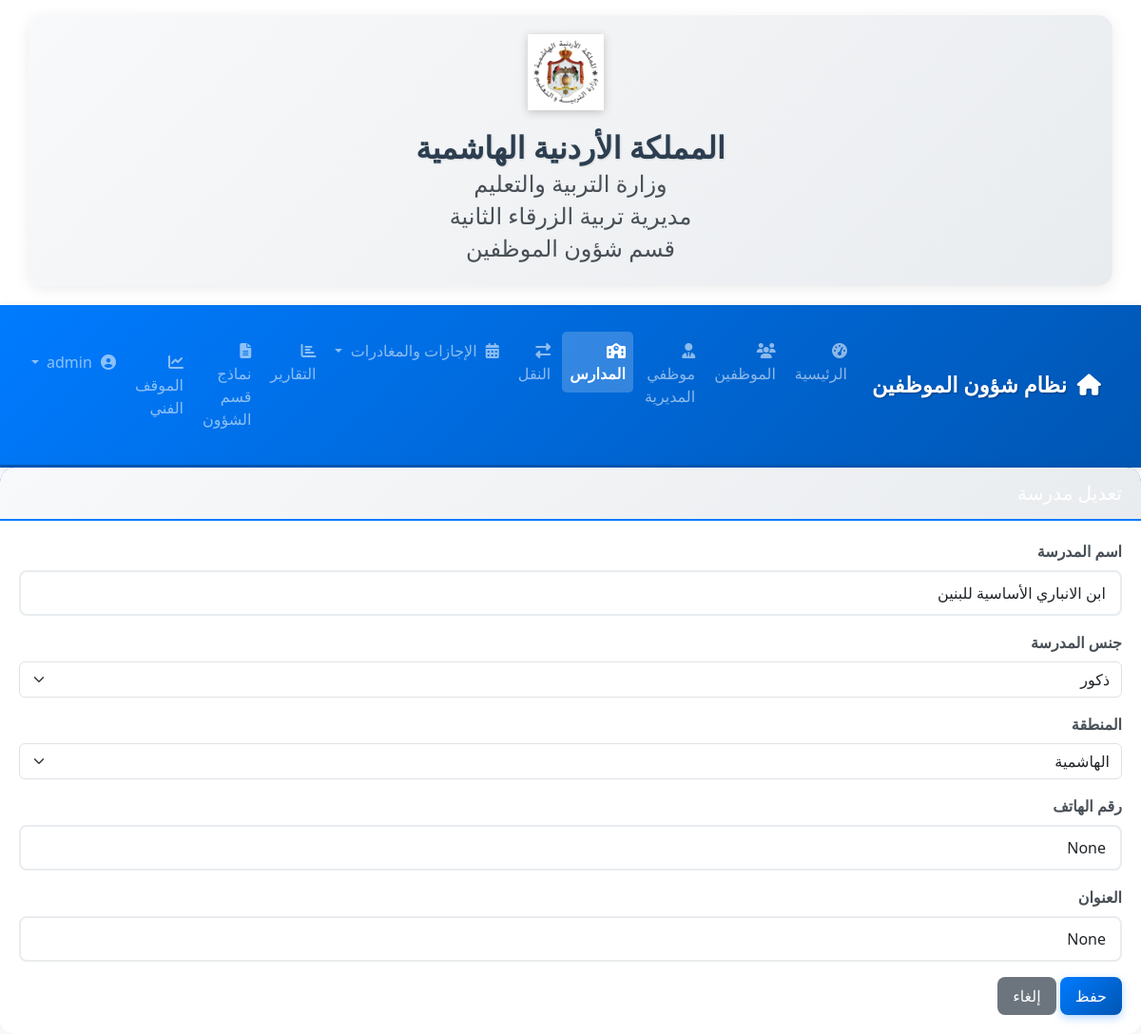
/schools/edit/31 (signed in), run on the app's committed database.
### models.py (models this page shows, shortened)
class School(db.Model):
    id = db.Column(db.Integer, primary_key=True)
    name = db.Column(db.String(100), nullable=False)  # اسم المدرسة
    phone = db.Column(db.String(20))  # رقم هاتف المدرسة
    address = db.Column(db.String(200))  # عنوان المدرسة
    gender = db.Column(db.String(20))  # جنس المدرسة (ذكور، إناث، مختلطة)
    region = db.Column(db.String(50))  # المنطقة

### routes/school_routes.py (the view, shortened to what this page needs)
@school.route('/schools/edit/<int:id>', methods=['GET', 'POST'])
@permission_required('can_manage_schools')
def edit_school(id):
    school = School.query.get_or_404(id)
    return render_template('school_form.html', school=school)

### app.py (called while the page is built)
@app.context_processor
def inject_now():
    return {'now': datetime.now()}

@app.context_processor
def inject_user():
    current_user = None
    if 'user_id' in session:
        current_user = User.query.get(session['user_id'])
    return dict(current_user=current_user)

@app.before_request
def check_login():
    allowed_routes = ['auth.login', 'static']
    if 'user_id' not in session and request.endpoint and not any(request.endpoint.startswith(route) for route in allowed_routes):
        return redirect(url_for('auth.login'))

### models.py (called while the page is built, shortened)
    def has_permission(self, permission=None):
        if self.is_admin:
            if permission:
                return True

### templates/school_form.html (shortened to what this page needs)
{% extends 'base.html' %}
{% block content %}
<div class="card">
    <div class="card-header bg-primary text-white">
        <h5 class="mb-0">{% if school %}تعديل مدرسة{% else %}إضافة مدرسة جديدة{% endif %}</h5>
    </div>
    <div class="card-body">
        <form method="post">
            <div class="mb-3">
                <label for="name" class="form-label">اسم المدرسة</label>
                <input type="text" class="form-control" id="name" name="name" value="{{ school.name if school else '' }}" required>
            </div>
            <div class="mb-3">
                <label for="gender" class="form-label">جنس المدرسة</label>
                <select class="form-select" id="gender" name="gender" required>
                    <option value="ذكور" {% if school and school.gender == 'ذكور' %}selected{% endif %}>ذكور</option>
                </select>
            </div>
            <div class="mb-3">
                <label for="region" class="form-label">المنطقة</label>
                <select class="form-select" id="region" name="region">
                    <option value="الهاشمية" {% if school and school.region == 'الهاشمية' %}selected{% endif %}>الهاشمية</option>
                </select>
            </div>
            <div class="mb-3">
                <label for="phone" class="form-label">رقم الهاتف</label>
                <input type="text" class="form-control" id="phone" name="phone" value="{{ school.phone if school else '' }}">
            </div>
            <div class="mb-3">
                <label for="address" class="form-label">العنوان</label>
                <input type="text" class="form-control" id="address" name="address" value="{{ school.address if school else '' }}">
            </div>
            <button type="submit" class="btn btn-primary">حفظ</button>
            <a href="{{ url_for('school.schools') }}" class="btn btn-secondary">إلغاء</a>
        </form>
    </div>
</div>
{% endblock %}

### static/css/style.css (style rules this page uses)
.card { border: none; border-radius: 15px; box-shadow: 0 5px 20px rgba(0, 0, 0, 0.08); transition: all 0.3s ease; overflow: hidden; }
.card-header { background: linear-gradient(135deg, #f8f9fa 0%, #e9ecef 100%); border-bottom: 2px solid #007bff; font-weight: bold; padding: 15px 20px; border-radius: 15px 15px 0 0 !important; }
.card-body { padding: 20px; }
.btn { border-radius: 8px; font-weight: 500; padding: 8px 16px; transition: all 0.3s ease; border: none; position: relative; overflow: hidden; }
.btn:before { content: ''; position: absolute; top: 0; left: -100%; width: 100%; height: 100%; background: linear-gradient(90deg, transparent, rgba(255, 255, 255, 0.2), transparent); transition: left 0.5s; }
.btn-primary { background: linear-gradient(135deg, #007bff 0%, #0056b3 100%); box-shadow: 0 3px 10px rgba(0, 123, 255, 0.3); }
.form-control { border-radius: 8px; border: 2px solid #e9ecef; padding: 10px 15px; transition: all 0.3s ease; }
.form-label { font-weight: 600; color: #495057; margin-bottom: 8px; }

### data on the page
School: name "ابن الانباري الأساسية للبنين", gender "ذكور", region "الهاشمية", phone "None", address "None"
